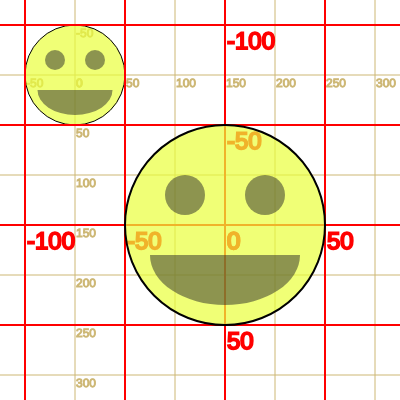
Frame 1 (no input)
Frame 60 (no input): identical to frame 1, image omitted
Frame 120 (the mouse pressed at the canvas centre since frame 60): identical to frame 1, image omitted

The p5.js sketch that drew this single still picture (run headless with seeded random() and noise() and a simulated clock; from frame 60 on, the mouse is pressed at the canvas centre):

// p5.js sketch
// ── sketch.js

gridSize = 50;

function setup(){
    createCanvas(400,400);


}

function draw() {
    background(255);


    // NO SCALING
    translate( 75, 75 );
    drawGrid( 'rgb(205, 183, 117)' );
    // ** draw the smily face **
    stroke( 0 );
    fill('rgba(234, 255, 61, 0.7)');
    ellipse( 0, 0, 100 );
    noStroke();
    fill( 40, 127 );
    arc( 0, 15, 75, 50, 0, PI );
    ellipse( -20, -15, 20 );
    ellipse( 20, -15, 20 );

    // scale by 200%
    scale(2.0);
    translate( 75, 75 );
    drawGrid('red');
    // ** draw the smily face **
    stroke( 0 );
    fill('rgba(234, 255, 61, 0.7)');
    ellipse( 0, 0, 100 );
    noStroke();
    fill( 40, 127 );
    arc( 0, 15, 75, 50, 0, PI );
    ellipse( -20, -15, 20 );
    ellipse( 20, -15, 20 );


}

function drawGrid(color) {
	stroke(color);
	fill(color);
	for (var x=-width; x < width; x+=gridSize) {
		line(x, -height, x, height);
		text(x, x+1, 12);
	}
	for (var y=-height; y < height; y+=gridSize) {
		line(-width, y, width, y);
		text(y, 1, y+12);
	}
}
